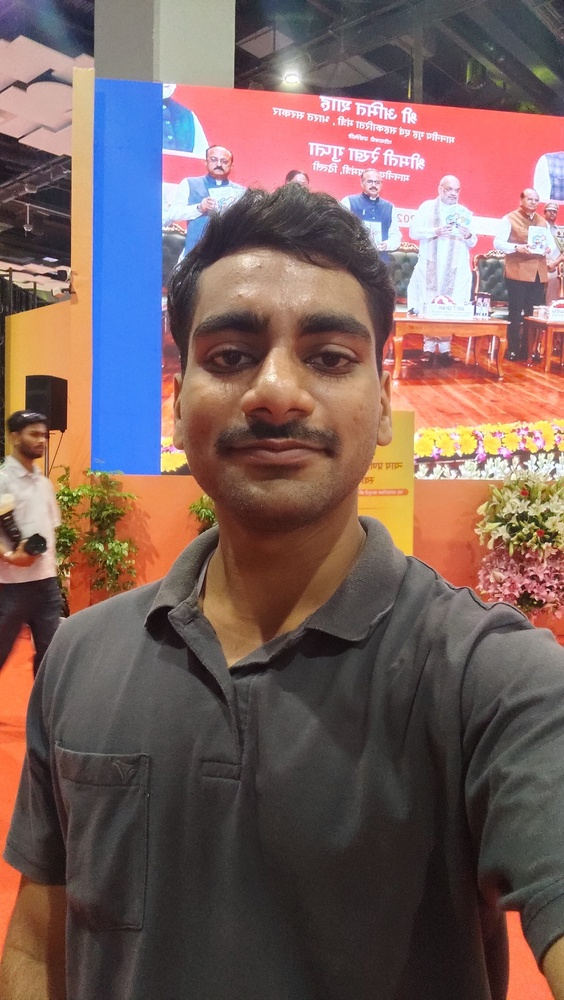
#> input picture Face_Rec/train/Akshat/IMG-20250715-WA0001.jpg, 564 x 1000 px, shrunk from 1840 x 3264 before the run, found by its file name; its folder holds only this picture in this run
$ python faces_train.py
#> lines starting #> are read from the running program, lines starting #| are printed output that depends on the picture
import os
import cv2 as cv
import numpy as np

people = ['Akshat', 'mummy']
DIR = r'C:\Programming\CODE\AI\PYTHON\OpenCV\Face_Rec\train'

haar_cascade = cv.CascadeClassifier('Face_Rec_1/haar_face.xml')

features = []
labels = []

def create_train():
    for person in people:
        path = os.path.join(DIR, person)
        label = people.index(person)

        for img in os.listdir(path):
            img_path = os.path.join(path, img)

            img_array = cv.imread(img_path)
#> img_array is the input picture: shape (1000, 564, 3); mean B, G, R 93.8, 97.4, 121.5
            gray = cv.cvtColor(img_array, cv.COLOR_BGR2GRAY)
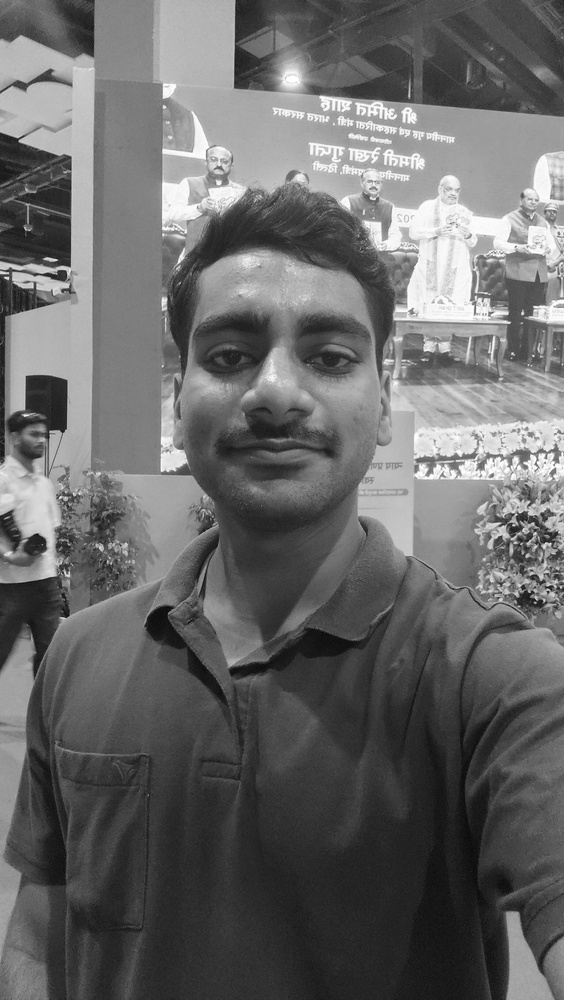
#> gray: shape (1000, 564); min 6, max 255, mean 104.2

            faces_rect = haar_cascade.detectMultiScale(gray, scaleFactor=1.1, minNeighbors=4)
#> faces_rect = [[204, 148, 30, 30], [438, 178, 29, 29], [136, 238, 282, 282]]

            for (x,y,w,h) in faces_rect:
                faces_roi = gray[y:y+h, x:x+w]
                features.append(faces_roi)
                labels.append(label)
#> this loop made 3 passes
#> pass 1, in create_train, `faces_roi = gray[y:y+h, x:x+w]`:
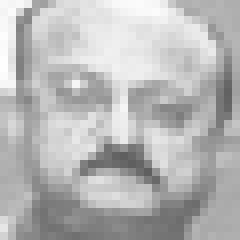
#> faces_roi: shape (30, 30) (shown 8 times larger); min 95, max 254, mean 182.6
#> pass 2, in create_train, `faces_roi = gray[y:y+h, x:x+w]`:
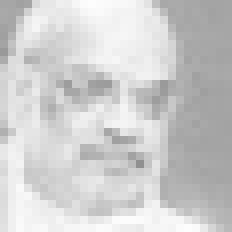
#> faces_roi: shape (29, 29) (shown 8 times larger); min 144, max 253, mean 205.8
#> pass 3, in create_train, `faces_roi = gray[y:y+h, x:x+w]`:
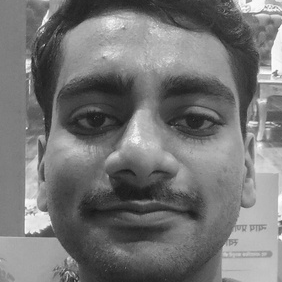
#> faces_roi: shape (282, 282); min 23, max 254, mean 117.6
#> after the loop, features = 3 items; labels = [0, 0, 0]
#> pass 2 of the loop in create_train, `for person in people:`:
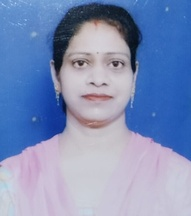
#> input picture Face_Rec/train/mummy/IMG-20250529-WA0015.jpg, 191 x 216 px, shrunk from 624 x 704 before the run, found by its file name
#> in create_train, img_array is the input picture: shape (216, 191, 3); mean B, G, R 184.8, 143.9, 126.9
#> in create_train, `gray = cv.cvtColor(img_array, cv.COLOR_BGR2GRAY)`:
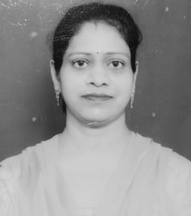
#> gray: shape (216, 191); min 11, max 214, mean 143.5
#> faces_rect = [[50, 28, 94, 94]]
#> the loop in create_train, `for (x,y,w,h) in faces_rect:` made 1 pass
#> pass 1, in create_train, `faces_roi = gray[y:y+h, x:x+w]`:
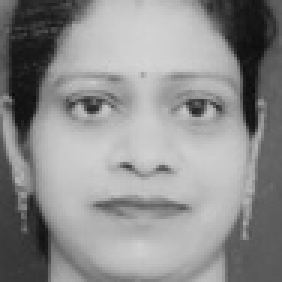
#> faces_roi: shape (94, 94) (shown 3 times larger); min 11, max 214, mean 141.6
#> after the loop in create_train, `for (x,y,w,h) in faces_rect:`: features = 4 items; labels = [0, 0, 0, 1]

create_train()
print('Training is done  ---')

features = np.array(features, dtype='object')
labels = np.array(labels)

face_recognizer = cv.face.LBPHFaceRecognizer_create()

face_recognizer.train(features, labels)

face_recognizer.save('face_trained.yml')
np.save('features.npy', features)
np.save('labels.npy', labels)
